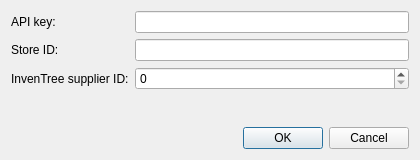
<?xml version="1.0" encoding="UTF-8"?>
<ui version="4.0">
 <class>Element14SettingsDialog</class>
 <widget class="QDialog" name="Element14SettingsDialog">
  <property name="geometry">
   <rect>
    <x>0</x>
    <y>0</y>
    <width>420</width>
    <height>160</height>
   </rect>
  </property>
  <property name="windowTitle">
   <string>element14 settings</string>
  </property>
  <layout class="QVBoxLayout" name="verticalLayout">
   <item>
    <layout class="QFormLayout" name="formLayout">
     <item row="0" column="0">
      <widget class="QLabel" name="labelApiKey">
       <property name="text">
        <string>API key:</string>
       </property>
      </widget>
     </item>
     <item row="0" column="1">
      <widget class="QLineEdit" name="lineEditApiKey">
       <property name="echoMode">
        <enum>QLineEdit::Password</enum>
       </property>
      </widget>
     </item>
     <item row="1" column="0">
      <widget class="QLabel" name="labelStoreId">
       <property name="text">
        <string>Store ID:</string>
       </property>
      </widget>
     </item>
     <item row="1" column="1">
      <widget class="QLineEdit" name="lineEditStoreId"/>
     </item>
     <item row="2" column="0">
      <widget class="QLabel" name="labelInvenTreeSupplierId">
       <property name="text">
        <string>InvenTree supplier ID:</string>
       </property>
      </widget>
     </item>
     <item row="2" column="1">
      <widget class="QSpinBox" name="spinBoxInvenTreeSupplierId">
       <property name="maximum">
        <number>10000000</number>
       </property>
      </widget>
     </item>
    </layout>
   </item>
   <item>
    <widget class="QDialogButtonBox" name="buttonBox">
     <property name="orientation">
      <enum>Qt::Horizontal</enum>
     </property>
     <property name="standardButtons">
      <set>QDialogButtonBox::Cancel|QDialogButtonBox::Ok</set>
     </property>
    </widget>
   </item>
  </layout>
 </widget>
 <resources/>
 <connections/>
</ui>
